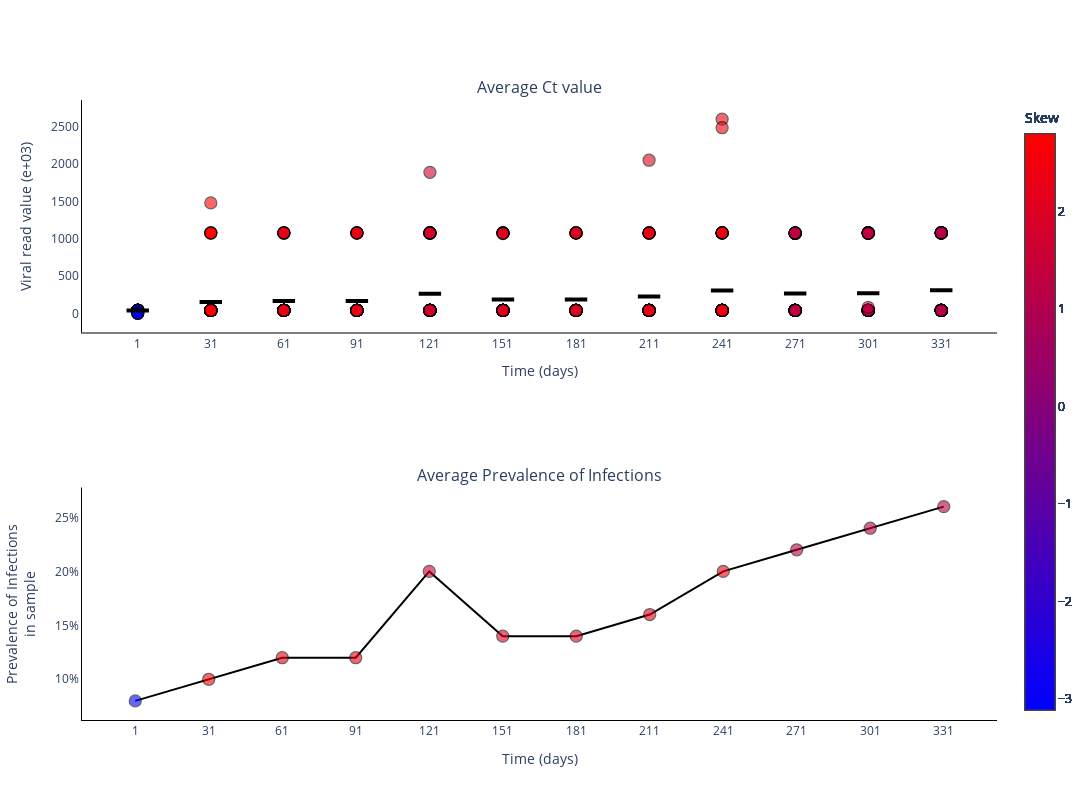

Notebook code cell kept with this figure:
### Markdown cell above
### Plot Ct values for different experiments

### Code cell
fig = go.Figure()
fig = make_subplots(rows=2, cols=1, subplot_titles=('Average Ct value', 'Average Prevalence of Infections'))

skews = skew(vr_values[0, :, :], axis=1)
print(skews)

for _ in range(sample_size):
    fig.add_trace(
        go.Scatter(
            y=vr_values[0, :, _].tolist(),
            x=sample_points,
            mode='markers',
            name='Average Ct value',
            marker_line=dict(width=1.25, color='black'),
            marker_color=skews,
            marker_colorscale='BlueRed',
            marker_colorbar_title=dict(
                text='Skew',
                side='top'),
            marker_size=12,
            marker_opacity=0.6,
            marker_showscale=True,
            showlegend=False,
        ),
        row=1,
        col=1
    )

fig.add_trace(
    go.Scatter(
        y=np.mean(vr_values[0, :, :], axis=1).tolist(),
        x=sample_points,
        mode='markers',
        name='Median Ct value',
        marker_color='black',
        marker_line=dict(width=4, color='black'),
        marker_symbol='line-ew',
        marker_size=16,
        showlegend=False,
    ),
    row=1,
    col=1
)

fig.add_trace(
    go.Scatter(
        y=(infec[0, :]/sample_size).tolist(),
        x=sample_points,
        mode='lines+markers',
        connectgaps=True,
        name='Average Prevalence of Infections',
        marker_line=dict(width=1.25, color='black'),
        marker_color=skews,
        marker_colorscale='BlueRed',
        marker_colorbar_title=dict(
            text='Skew',
            side='top'),
        marker_opacity=0.6,
        marker_size=12,
        marker_showscale=True,
        line_color='black',
        showlegend=False,
    ),
    row=2,
    col=1
)

# Add axis labels
fig.update_layout(
    width=1100, 
    height=800,
    plot_bgcolor='white',
    xaxis=dict(
        linecolor='black',
        tickvals=sample_points.tolist(),
        title = 'Time (days)'
        ),
    yaxis=dict(
        linecolor='black',
        title = 'Viral read value (e+03)'),
    xaxis2=dict(
        linecolor='black',
        tickvals=sample_points.tolist(),
        title = 'Time (days)'
        ),
    yaxis2=dict(
        linecolor='black',
        tickformat = '.0%',
        title = 'Prevalence of Infections<br>in sample')
    #legend=dict(
    #    orientation="h",
    #    yanchor="bottom",
    #    y=1.02,
    #    xanchor="right",
    #    x=1
    #)
    )

fig.write_image('images/Viral_read_values-HPV.pdf')
fig.show()

### Figure 1 — Plotly figure (JSON) as saved in the notebook; plotly's stock layout.template omitted (floating-point values rounded to 4 significant figures)
{"data": [{"marker": {"color": [-3.114, 2.794, 2.339, 2.339, 1.781, 2.075, 2.075, 2.319, 2.427, 1.352, 1.351, 1.094], "colorbar": {"title": {"side": "top", "text": "Skew"}}, "colorscale": [[0, "rgb(0,0,255)"], [1, "rgb(255,0,0)"]], "line": {"color": "black", "width": 1.25}, "opacity": 0.6, "showscale": true, "size": 12}, "mode": "markers", "name": "Average Ct value", "showlegend": false, "type": "scatter", "x": [1, 31, 61, 91, 121, 151, 181, 211, 241, 271, 301, 331], "xaxis": "x", "y": [40, 40, 40, 40, 40, 40, 40, 40, 40, 40, 40, 40], "yaxis": "y"}, {"marker": {"color": [-3.114, 2.794, 2.339, 2.339, 1.781, 2.075, 2.075, 2.319, 2.427, 1.352, 1.351, 1.094], "colorbar": {"title": {"side": "top", "text": "Skew"}}, "colorscale": [[0, "rgb(0,0,255)"], [1, "rgb(255,0,0)"]], "line": {"color": "black", "width": 1.25}, "opacity": 0.6, "showscale": true, "size": 12}, "mode": "markers", "name": "Average Ct value", "showlegend": false, "type": "scatter", "x": [1, 31, 61, 91, 121, 151, 181, 211, 241, 271, 301, 331], "xaxis": "x", "y": [40, 40, 40, 40, 40, 40, 40, 40, 40, 40, 40, 40], "yaxis": "y"}, {"marker": {"color": [-3.114, 2.794, 2.339, 2.339, 1.781, 2.075, 2.075, 2.319, 2.427, 1.352, 1.351, 1.094], "colorbar": {"title": {"side": "top", "text": "Skew"}}, "colorscale": [[0, "rgb(0,0,255)"], [1, "rgb(255,0,0)"]], "line": {"color": "black", "width": 1.25}, "opacity": 0.6, "showscale": true, "size": 12}, "mode": "markers", "name": "Average Ct value", "showlegend": false, "type": "scatter", "x": [1, 31, 61, 91, 121, 151, 181, 211, 241, 271, 301, 331], "xaxis": "x", "y": [40, 40, 40, 40, 40, 40, 40, 40, 40, 40, 40, 40], "yaxis": "y"}, {"marker": {"color": [-3.114, 2.794, 2.339, 2.339, 1.781, 2.075, 2.075, 2.319, 2.427, 1.352, 1.351, 1.094], "colorbar": {"title": {"side": "top", "text": "Skew"}}, "colorscale": [[0, "rgb(0,0,255)"], [1, "rgb(255,0,0)"]], "line": {"color": "black", "width": 1.25}, "opacity": 0.6, "showscale": true, "size": 12}, "mode": "markers", "name": "Average Ct value", "showlegend": false, "type": "scatter", "x": [1, 31, 61, 91, 121, 151, 181, 211, 241, 271, 301, 331], "xaxis": "x", "y": [40, 40, 40, 40, 40, 40, 40, 40, 40, 40, 40, 40], "yaxis": "y"}, {"marker": {"color": [-3.114, 2.794, 2.339, 2.339, 1.781, 2.075, 2.075, 2.319, 2.427, 1.352, 1.351, 1.094], "colorbar": {"title": {"side": "top", "text": "Skew"}}, "colorscale": [[0, "rgb(0,0,255)"], [1, "rgb(255,0,0)"]], "line": {"color": "black", "width": 1.25}, "opacity": 0.6, "showscale": true, "size": 12}, "mode": "markers", "name": "Average Ct value", "showlegend": false, "type": "scatter", "x": [1, 31, 61, 91, 121, 151, 181, 211, 241, 271, 301, 331], "xaxis": "x", "y": [40, 40, 40, 40, 40, 40, 40, 40, 40, 40, 40, 40], "yaxis": "y"}, {"marker": {"color": [-3.114, 2.794, 2.339, 2.339, 1.781, 2.075, 2.075, 2.319, 2.427, 1.352, 1.351, 1.094], "colorbar": {"title": {"side": "top", "text": "Skew"}}, "colorscale": [[0, "rgb(0,0,255)"], [1, "rgb(255,0,0)"]], "line": {"color": "black", "width": 1.25}, "opacity": 0.6, "showscale": true, "size": 12}, "mode": "markers", "name": "Average Ct value", "showlegend": false, "type": "scatter", "x": [1, 31, 61, 91, 121, 151, 181, 211, 241, 271, 301, 331], "xaxis": "x", "y": [40, 40, 40, 40, 40, 40, 40, 40, 40, 40, 40, 40], "yaxis": "y"}, {"marker": {"color": [-3.114, 2.794, 2.339, 2.339, 1.781, 2.075, 2.075, 2.319, 2.427, 1.352, 1.351, 1.094], "colorbar": {"title": {"side": "top", "text": "Skew"}}, "colorscale": [[0, "rgb(0,0,255)"], [1, "rgb(255,0,0)"]], "line": {"color": "black", "width": 1.25}, "opacity": 0.6, "showscale": true, "size": 12}, "mode": "markers", "name": "Average Ct value", "showlegend": false, "type": "scatter", "x": [1, 31, 61, 91, 121, 151, 181, 211, 241, 271, 301, 331], "xaxis": "x", "y": [40, 40, 40, 40, 40, 40, 40, 40, 40, 40, 40, 40], "yaxis": "y"}, {"marker": {"color": [-3.114, 2.794, 2.339, 2.339, 1.781, 2.075, 2.075, 2.319, 2.427, 1.352, 1.351, 1.094], "colorbar": {"title": {"side": "top", "text": "Skew"}}, "colorscale": [[0, "rgb(0,0,255)"], [1, "rgb(255,0,0)"]], "line": {"color": "black", "width": 1.25}, "opacity": 0.6, "showscale": true, "size": 12}, "mode": "markers", "name": "Average Ct value", "showlegend": false, "type": "scatter", "x": [1, 31, 61, 91, 121, 151, 181, 211, 241, 271, 301, 331], "xaxis": "x", "y": [40, 40, 40, 40, 40, 40, 40, 40, 40, 40, 40, 40], "yaxis": "y"}, {"marker": {"color": [-3.114, 2.794, 2.339, 2.339, 1.781, 2.075, 2.075, 2.319, 2.427, 1.352, 1.351, 1.094], "colorbar": {"title": {"side": "top", "text": "Skew"}}, "colorscale": [[0, "rgb(0,0,255)"], [1, "rgb(255,0,0)"]], "line": {"color": "black", "width": 1.25}, "opacity": 0.6, "showscale": true, "size": 12}, "mode": "markers", "name": "Average Ct value", "showlegend": false, "type": "scatter", "x": [1, 31, 61, 91, 121, 151, 181, 211, 241, 271, 301, 331], "xaxis": "x", "y": [40, 40, 40, 40, 40, 40, 40, 40, 40, 40, 40, 40], "yaxis": "y"}, {"marker": {"color": [-3.114, 2.794, 2.339, 2.339, 1.781, 2.075, 2.075, 2.319, 2.427, 1.352, 1.351, 1.094], "colorbar": {"title": {"side": "top", "text": "Skew"}}, "colorscale": [[0, "rgb(0,0,255)"], [1, "rgb(255,0,0)"]], "line": {"color": "black", "width": 1.25}, "opacity": 0.6, "showscale": true, "size": 12}, "mode": "markers", "name": "Average Ct value", "showlegend": false, "type": "scatter", "x": [1, 31, 61, 91, 121, 151, 181, 211, 241, 271, 301, 331], "xaxis": "x", "y": [40, 40, 40, 40, 40, 40, 40, 40, 40, 40, 40, 40], "yaxis": "y"}, {"marker": {"color": [-3.114, 2.794, 2.339, 2.339, 1.781, 2.075, 2.075, 2.319, 2.427, 1.352, 1.351, 1.094], "colorbar": {"title": {"side": "top", "text": "Skew"}}, "colorscale": [[0, "rgb(0,0,255)"], [1, "rgb(255,0,0)"]], "line": {"color": "black", "width": 1.25}, "opacity": 0.6, "showscale": true, "size": 12}, "mode": "markers", "name": "Average Ct value", "showlegend": false, "type": "scatter", "x": [1, 31, 61, 91, 121, 151, 181, 211, 241, 271, 301, 331], "xaxis": "x", "y": [40, 40, 40, 40, 40, 40, 40, 40, 40, 40, 40, 40], "yaxis": "y"}, {"marker": {"color": [-3.114, 2.794, 2.339, 2.339, 1.781, 2.075, 2.075, 2.319, 2.427, 1.352, 1.351, 1.094], "colorbar": {"title": {"side": "top", "text": "Skew"}}, "colorscale": [[0, "rgb(0,0,255)"], [1, "rgb(255,0,0)"]], "line": {"color": "black", "width": 1.25}, "opacity": 0.6, "showscale": true, "size": 12}, "mode": "markers", "name": "Average Ct value", "showlegend": false, "type": "scatter", "x": [1, 31, 61, 91, 121, 151, 181, 211, 241, 271, 301, 331], "xaxis": "x", "y": [40, 40, 40, 40, 40, 40, 40, 40, 40, 40, 40, 40], "yaxis": "y"}, {"marker": {"color": [-3.114, 2.794, 2.339, 2.339, 1.781, 2.075, 2.075, 2.319, 2.427, 1.352, 1.351, 1.094], "colorbar": {"title": {"side": "top", "text": "Skew"}}, "colorscale": [[0, "rgb(0,0,255)"], [1, "rgb(255,0,0)"]], "line": {"color": "black", "width": 1.25}, "opacity": 0.6, "showscale": true, "size": 12}, "mode": "markers", "name": "Average Ct value", "showlegend": false, "type": "scatter", "x": [1, 31, 61, 91, 121, 151, 181, 211, 241, 271, 301, 331], "xaxis": "x", "y": [40, 40, 40, 40, 40, 40, 40, 40, 40, 40, 40, 40], "yaxis": "y"}, {"marker": {"color": [-3.114, 2.794, 2.339, 2.339, 1.781, 2.075, 2.075, 2.319, 2.427, 1.352, 1.351, 1.094], "colorbar": {"title": {"side": "top", "text": "Skew"}}, "colorscale": [[0, "rgb(0,0,255)"], [1, "rgb(255,0,0)"]], "line": {"color": "black", "width": 1.25}, "opacity": 0.6, "showscale": true, "size": 12}, "mode": "markers", "name": "Average Ct value", "showlegend": false, "type": "scatter", "x": [1, 31, 61, 91, 121, 151, 181, 211, 241, 271, 301, 331], "xaxis": "x", "y": [40, 40, 40, 40, 40, 40, 40, 40, 40, 40, 40, 40], "yaxis": "y"}, {"marker": {"color": [-3.114, 2.794, 2.339, 2.339, 1.781, 2.075, 2.075, 2.319, 2.427, 1.352, 1.351, 1.094], "colorbar": {"title": {"side": "top", "text": "Skew"}}, "colorscale": [[0, "rgb(0,0,255)"], [1, "rgb(255,0,0)"]], "line": {"color": "black", "width": 1.25}, "opacity": 0.6, "showscale": true, "size": 12}, "mode": "markers", "name": "Average Ct value", "showlegend": false, "type": "scatter", "x": [1, 31, 61, 91, 121, 151, 181, 211, 241, 271, 301, 331], "xaxis": "x", "y": [40, 40, 40, 40, 40, 40, 40, 40, 40, 40, 40, 40], "yaxis": "y"}, {"marker": {"color": [-3.114, 2.794, 2.339, 2.339, 1.781, 2.075, 2.075, 2.319, 2.427, 1.352, 1.351, 1.094], "colorbar": {"title": {"side": "top", "text": "Skew"}}, "colorscale": [[0, "rgb(0,0,255)"], [1, "rgb(255,0,0)"]], "line": {"color": "black", "width": 1.25}, "opacity": 0.6, "showscale": true, "size": 12}, "mode": "markers", "name": "Average Ct value", "showlegend": false, "type": "scatter", "x": [1, 31, 61, 91, 121, 151, 181, 211, 241, 271, 301, 331], "xaxis": "x", "y": [40, 40, 40, 40, 40, 40, 40, 40, 40, 40, 40, 40], "yaxis": "y"}, {"marker": {"color": [-3.114, 2.794, 2.339, 2.339, 1.781, 2.075, 2.075, 2.319, 2.427, 1.352, 1.351, 1.094], "colorbar": {"title": {"side": "top", "text": "Skew"}}, "colorscale": [[0, "rgb(0,0,255)"], [1, "rgb(255,0,0)"]], "line": {"color": "black", "width": 1.25}, "opacity": 0.6, "showscale": true, "size": 12}, "mode": "markers", "name": "Average Ct value", "showlegend": false, "type": "scatter", "x": [1, 31, 61, 91, 121, 151, 181, 211, 241, 271, 301, 331], "xaxis": "x", "y": [40, 40, 40, 40, 40, 40, 40, 40, 40, 40, 40, 40], "yaxis": "y"}, {"marker": {"color": [-3.114, 2.794, 2.339, 2.339, 1.781, 2.075, 2.075, 2.319, 2.427, 1.352, 1.351, 1.094], "colorbar": {"title": {"side": "top", "text": "Skew"}}, "colorscale": [[0, "rgb(0,0,255)"], [1, "rgb(255,0,0)"]], "line": {"color": "black", "width": 1.25}, "opacity": 0.6, "showscale": true, "size": 12}, "mode": "markers", "name": "Average Ct value", "showlegend": false, "type": "scatter", "x": [1, 31, 61, 91, 121, 151, 181, 211, 241, 271, 301, 331], "xaxis": "x", "y": [40, 40, 40, 40, 40, 40, 40, 40, 40, 40, 40, 40], "yaxis": "y"}, {"marker": {"color": [-3.114, 2.794, 2.339, 2.339, 1.781, 2.075, 2.075, 2.319, 2.427, 1.352, 1.351, 1.094], "colorbar": {"title": {"side": "top", "text": "Skew"}}, "colorscale": [[0, "rgb(0,0,255)"], [1, "rgb(255,0,0)"]], "line": {"color": "black", "width": 1.25}, "opacity": 0.6, "showscale": true, "size": 12}, "mode": "markers", "name": "Average Ct value", "showlegend": false, "type": "scatter", "x": [1, 31, 61, 91, 121, 151, 181, 211, 241, 271, 301, 331], "xaxis": "x", "y": [40, 40, 40, 40, 40, 40, 40, 40, 40, 40, 40, 40], "yaxis": "y"}, {"marker": {"color": [-3.114, 2.794, 2.339, 2.339, 1.781, 2.075, 2.075, 2.319, 2.427, 1.352, 1.351, 1.094], "colorbar": {"title": {"side": "top", "text": "Skew"}}, "colorscale": [[0, "rgb(0,0,255)"], [1, "rgb(255,0,0)"]], "line": {"color": "black", "width": 1.25}, "opacity": 0.6, "showscale": true, "size": 12}, "mode": "markers", "name": "Average Ct value", "showlegend": false, "type": "scatter", "x": [1, 31, 61, 91, 121, 151, 181, 211, 241, 271, 301, 331], "xaxis": "x", "y": [40, 40, 40, 40, 40, 40, 40, 40, 40, 40, 40, 40], "yaxis": "y"}, {"marker": {"color": [-3.114, 2.794, 2.339, 2.339, 1.781, 2.075, 2.075, 2.319, 2.427, 1.352, 1.351, 1.094], "colorbar": {"title": {"side": "top", "text": "Skew"}}, "colorscale": [[0, "rgb(0,0,255)"], [1, "rgb(255,0,0)"]], "line": {"color": "black", "width": 1.25}, "opacity": 0.6, "showscale": true, "size": 12}, "mode": "markers", "name": "Average Ct value", "showlegend": false, "type": "scatter", "x": [1, 31, 61, 91, 121, 151, 181, 211, 241, 271, 301, 331], "xaxis": "x", "y": [40, 40, 40, 40, 40, 40, 40, 40, 40, 40, 40, 40], "yaxis": "y"}, {"marker": {"color": [-3.114, 2.794, 2.339, 2.339, 1.781, 2.075, 2.075, 2.319, 2.427, 1.352, 1.351, 1.094], "colorbar": {"title": {"side": "top", "text": "Skew"}}, "colorscale": [[0, "rgb(0,0,255)"], [1, "rgb(255,0,0)"]], "line": {"color": "black", "width": 1.25}, "opacity": 0.6, "showscale": true, "size": 12}, "mode": "markers", "name": "Average Ct value", "showlegend": false, "type": "scatter", "x": [1, 31, 61, 91, 121, 151, 181, 211, 241, 271, 301, 331], "xaxis": "x", "y": [40, 40, 40, 40, 40, 40, 40, 40, 40, 40, 40, 40], "yaxis": "y"}, {"marker": {"color": [-3.114, 2.794, 2.339, 2.339, 1.781, 2.075, 2.075, 2.319, 2.427, 1.352, 1.351, 1.094], "colorbar": {"title": {"side": "top", "text": "Skew"}}, "colorscale": [[0, "rgb(0,0,255)"], [1, "rgb(255,0,0)"]], "line": {"color": "black", "width": 1.25}, "opacity": 0.6, "showscale": true, "size": 12}, "mode": "markers", "name": "Average Ct value", "showlegend": false, "type": "scatter", "x": [1, 31, 61, 91, 121, 151, 181, 211, 241, 271, 301, 331], "xaxis": "x", "y": [40, 40, 40, 40, 40, 40, 40, 40, 40, 40, 40, 40], "yaxis": "y"}, {"marker": {"color": [-3.114, 2.794, 2.339, 2.339, 1.781, 2.075, 2.075, 2.319, 2.427, 1.352, 1.351, 1.094], "colorbar": {"title": {"side": "top", "text": "Skew"}}, "colorscale": [[0, "rgb(0,0,255)"], [1, "rgb(255,0,0)"]], "line": {"color": "black", "width": 1.25}, "opacity": 0.6, "showscale": true, "size": 12}, "mode": "markers", "name": "Average Ct value", "showlegend": false, "type": "scatter", "x": [1, 31, 61, 91, 121, 151, 181, 211, 241, 271, 301, 331], "xaxis": "x", "y": [40, 40, 40, 40, 40, 40, 40, 40, 40, 40, 40, 40], "yaxis": "y"}, {"marker": {"color": [-3.114, 2.794, 2.339, 2.339, 1.781, 2.075, 2.075, 2.319, 2.427, 1.352, 1.351, 1.094], "colorbar": {"title": {"side": "top", "text": "Skew"}}, "colorscale": [[0, "rgb(0,0,255)"], [1, "rgb(255,0,0)"]], "line": {"color": "black", "width": 1.25}, "opacity": 0.6, "showscale": true, "size": 12}, "mode": "markers", "name": "Average Ct value", "showlegend": false, "type": "scatter", "x": [1, 31, 61, 91, 121, 151, 181, 211, 241, 271, 301, 331], "xaxis": "x", "y": [40, 40, 40, 40, 40, 40, 40, 40, 40, 40, 40, 40], "yaxis": "y"}, {"marker": {"color": [-3.114, 2.794, 2.339, 2.339, 1.781, 2.075, 2.075, 2.319, 2.427, 1.352, 1.351, 1.094], "colorbar": {"title": {"side": "top", "text": "Skew"}}, "colorscale": [[0, "rgb(0,0,255)"], [1, "rgb(255,0,0)"]], "line": {"color": "black", "width": 1.25}, "opacity": 0.6, "showscale": true, "size": 12}, "mode": "markers", "name": "Average Ct value", "showlegend": false, "type": "scatter", "x": [1, 31, 61, 91, 121, 151, 181, 211, 241, 271, 301, 331], "xaxis": "x", "y": [40, 40, 40, 40, 40, 40, 40, 40, 40, 40, 40, 40], "yaxis": "y"}, {"marker": {"color": [-3.114, 2.794, 2.339, 2.339, 1.781, 2.075, 2.075, 2.319, 2.427, 1.352, 1.351, 1.094], "colorbar": {"title": {"side": "top", "text": "Skew"}}, "colorscale": [[0, "rgb(0,0,255)"], [1, "rgb(255,0,0)"]], "line": {"color": "black", "width": 1.25}, "opacity": 0.6, "showscale": true, "size": 12}, "mode": "markers", "name": "Average Ct value", "showlegend": false, "type": "scatter", "x": [1, 31, 61, 91, 121, 151, 181, 211, 241, 271, 301, 331], "xaxis": "x", "y": [40, 40, 40, 40, 40, 40, 40, 40, 40, 40, 40, 40], "yaxis": "y"}, {"marker": {"color": [-3.114, 2.794, 2.339, 2.339, 1.781, 2.075, 2.075, 2.319, 2.427, 1.352, 1.351, 1.094], "colorbar": {"title": {"side": "top", "text": "Skew"}}, "colorscale": [[0, "rgb(0,0,255)"], [1, "rgb(255,0,0)"]], "line": {"color": "black", "width": 1.25}, "opacity": 0.6, "showscale": true, "size": 12}, "mode": "markers", "name": "Average Ct value", "showlegend": false, "type": "scatter", "x": [1, 31, 61, 91, 121, 151, 181, 211, 241, 271, 301, 331], "xaxis": "x", "y": [40, 40, 40, 40, 40, 40, 40, 40, 40, 40, 40, 40], "yaxis": "y"}, {"marker": {"color": [-3.114, 2.794, 2.339, 2.339, 1.781, 2.075, 2.075, 2.319, 2.427, 1.352, 1.351, 1.094], "colorbar": {"title": {"side": "top", "text": "Skew"}}, "colorscale": [[0, "rgb(0,0,255)"], [1, "rgb(255,0,0)"]], "line": {"color": "black", "width": 1.25}, "opacity": 0.6, "showscale": true, "size": 12}, "mode": "markers", "name": "Average Ct value", "showlegend": false, "type": "scatter", "x": [1, 31, 61, 91, 121, 151, 181, 211, 241, 271, 301, 331], "xaxis": "x", "y": [40, 40, 40, 40, 40, 40, 40, 40, 40, 40, 40, 40], "yaxis": "y"}, {"marker": {"color": [-3.114, 2.794, 2.339, 2.339, 1.781, 2.075, 2.075, 2.319, 2.427, 1.352, 1.351, 1.094], "colorbar": {"title": {"side": "top", "text": "Skew"}}, "colorscale": [[0, "rgb(0,0,255)"], [1, "rgb(255,0,0)"]], "line": {"color": "black", "width": 1.25}, "opacity": 0.6, "showscale": true, "size": 12}, "mode": "markers", "name": "Average Ct value", "showlegend": false, "type": "scatter", "x": [1, 31, 61, 91, 121, 151, 181, 211, 241, 271, 301, 331], "xaxis": "x", "y": [40, 40, 40, 40, 40, 40, 40, 40, 40, 40, 40, 40], "yaxis": "y"}, {"marker": {"color": [-3.114, 2.794, 2.339, 2.339, 1.781, 2.075, 2.075, 2.319, 2.427, 1.352, 1.351, 1.094], "colorbar": {"title": {"side": "top", "text": "Skew"}}, "colorscale": [[0, "rgb(0,0,255)"], [1, "rgb(255,0,0)"]], "line": {"color": "black", "width": 1.25}, "opacity": 0.6, "showscale": true, "size": 12}, "mode": "markers", "name": "Average Ct value", "showlegend": false, "type": "scatter", "x": [1, 31, 61, 91, 121, 151, 181, 211, 241, 271, 301, 331], "xaxis": "x", "y": [40, 40, 40, 40, 40, 40, 40, 40, 40, 40, 40, 40], "yaxis": "y"}, {"marker": {"color": [-3.114, 2.794, 2.339, 2.339, 1.781, 2.075, 2.075, 2.319, 2.427, 1.352, 1.351, 1.094], "colorbar": {"title": {"side": "top", "text": "Skew"}}, "colorscale": [[0, "rgb(0,0,255)"], [1, "rgb(255,0,0)"]], "line": {"color": "black", "width": 1.25}, "opacity": 0.6, "showscale": true, "size": 12}, "mode": "markers", "name": "Average Ct value", "showlegend": false, "type": "scatter", "x": [1, 31, 61, 91, 121, 151, 181, 211, 241, 271, 301, 331], "xaxis": "x", "y": [40, 40, 40, 40, 40, 40, 40, 40, 40, 40, 40, 40], "yaxis": "y"}, {"marker": {"color": [-3.114, 2.794, 2.339, 2.339, 1.781, 2.075, 2.075, 2.319, 2.427, 1.352, 1.351, 1.094], "colorbar": {"title": {"side": "top", "text": "Skew"}}, "colorscale": [[0, "rgb(0,0,255)"], [1, "rgb(255,0,0)"]], "line": {"color": "black", "width": 1.25}, "opacity": 0.6, "showscale": true, "size": 12}, "mode": "markers", "name": "Average Ct value", "showlegend": false, "type": "scatter", "x": [1, 31, 61, 91, 121, 151, 181, 211, 241, 271, 301, 331], "xaxis": "x", "y": [40, 40, 40, 40, 40, 40, 40, 40, 40, 40, 40, 40], "yaxis": "y"}, {"marker": {"color": [-3.114, 2.794, 2.339, 2.339, 1.781, 2.075, 2.075, 2.319, 2.427, 1.352, 1.351, 1.094], "colorbar": {"title": {"side": "top", "text": "Skew"}}, "colorscale": [[0, "rgb(0,0,255)"], [1, "rgb(255,0,0)"]], "line": {"color": "black", "width": 1.25}, "opacity": 0.6, "showscale": true, "size": 12}, "mode": "markers", "name": "Average Ct value", "showlegend": false, "type": "scatter", "x": [1, 31, 61, 91, 121, 151, 181, 211, 241, 271, 301, 331], "xaxis": "x", "y": [40, 40, 40, 40, 40, 40, 40, 40, 40, 40, 40, 40], "yaxis": "y"}, {"marker": {"color": [-3.114, 2.794, 2.339, 2.339, 1.781, 2.075, 2.075, 2.319, 2.427, 1.352, 1.351, 1.094], "colorbar": {"title": {"side": "top", "text": "Skew"}}, "colorscale": [[0, "rgb(0,0,255)"], [1, "rgb(255,0,0)"]], "line": {"color": "black", "width": 1.25}, "opacity": 0.6, "showscale": true, "size": 12}, "mode": "markers", "name": "Average Ct value", "showlegend": false, "type": "scatter", "x": [1, 31, 61, 91, 121, 151, 181, 211, 241, 271, 301, 331], "xaxis": "x", "y": [40, 40, 40, 40, 40, 40, 40, 40, 40, 40, 40, 40], "yaxis": "y"}, {"marker": {"color": [-3.114, 2.794, 2.339, 2.339, 1.781, 2.075, 2.075, 2.319, 2.427, 1.352, 1.351, 1.094], "colorbar": {"title": {"side": "top", "text": "Skew"}}, "colorscale": [[0, "rgb(0,0,255)"], [1, "rgb(255,0,0)"]], "line": {"color": "black", "width": 1.25}, "opacity": 0.6, "showscale": true, "size": 12}, "mode": "markers", "name": "Average Ct value", "showlegend": false, "type": "scatter", "x": [1, 31, 61, 91, 121, 151, 181, 211, 241, 271, 301, 331], "xaxis": "x", "y": [40, 40, 40, 40, 40, 40, 40, 40, 40, 40, 40, 40], "yaxis": "y"}, {"marker": {"color": [-3.114, 2.794, 2.339, 2.339, 1.781, 2.075, 2.075, 2.319, 2.427, 1.352, 1.351, 1.094], "colorbar": {"title": {"side": "top", "text": "Skew"}}, "colorscale": [[0, "rgb(0,0,255)"], [1, "rgb(255,0,0)"]], "line": {"color": "black", "width": 1.25}, "opacity": 0.6, "showscale": true, "size": 12}, "mode": "markers", "name": "Average Ct value", "showlegend": false, "type": "scatter", "x": [1, 31, 61, 91, 121, 151, 181, 211, 241, 271, 301, 331], "xaxis": "x", "y": [40, 40, 40, 40, 40, 40, 40, 40, 40, 40, 40, 40], "yaxis": "y"}, {"marker": {"color": [-3.114, 2.794, 2.339, 2.339, 1.781, 2.075, 2.075, 2.319, 2.427, 1.352, 1.351, 1.094], "colorbar": {"title": {"side": "top", "text": "Skew"}}, "colorscale": [[0, "rgb(0,0,255)"], [1, "rgb(255,0,0)"]], "line": {"color": "black", "width": 1.25}, "opacity": 0.6, "showscale": true, "size": 12}, "mode": "markers", "name": "Average Ct value", "showlegend": false, "type": "scatter", "x": [1, 31, 61, 91, 121, 151, 181, 211, 241, 271, 301, 331], "xaxis": "x", "y": [40, 40, 40, 40, 40, 40, 40, 40, 40, 40, 40, 1074.0], "yaxis": "y"}, {"marker": {"color": [-3.114, 2.794, 2.339, 2.339, 1.781, 2.075, 2.075, 2.319, 2.427, 1.352, 1.351, 1.094], "colorbar": {"title": {"side": "top", "text": "Skew"}}, "colorscale": [[0, "rgb(0,0,255)"], [1, "rgb(255,0,0)"]], "line": {"color": "black", "width": 1.25}, "opacity": 0.6, "showscale": true, "size": 12}, "mode": "markers", "name": "Average Ct value", "showlegend": false, "type": "scatter", "x": [1, 31, 61, 91, 121, 151, 181, 211, 241, 271, 301, 331], "xaxis": "x", "y": [40, 40, 40, 40, 40, 40, 40, 40, 40, 40, 1072.0, 1076.0], "yaxis": "y"}, {"marker": {"color": [-3.114, 2.794, 2.339, 2.339, 1.781, 2.075, 2.075, 2.319, 2.427, 1.352, 1.351, 1.094], "colorbar": {"title": {"side": "top", "text": "Skew"}}, "colorscale": [[0, "rgb(0,0,255)"], [1, "rgb(255,0,0)"]], "line": {"color": "black", "width": 1.25}, "opacity": 0.6, "showscale": true, "size": 12}, "mode": "markers", "name": "Average Ct value", "showlegend": false, "type": "scatter", "x": [1, 31, 61, 91, 121, 151, 181, 211, 241, 271, 301, 331], "xaxis": "x", "y": [40, 40, 40, 40, 40, 40, 40, 40, 40, 1074.0, 1078.0, 1079.0], "yaxis": "y"}, {"marker": {"color": [-3.114, 2.794, 2.339, 2.339, 1.781, 2.075, 2.075, 2.319, 2.427, 1.352, 1.351, 1.094], "colorbar": {"title": {"side": "top", "text": "Skew"}}, "colorscale": [[0, "rgb(0,0,255)"], [1, "rgb(255,0,0)"]], "line": {"color": "black", "width": 1.25}, "opacity": 0.6, "showscale": true, "size": 12}, "mode": "markers", "name": "Average Ct value", "showlegend": false, "type": "scatter", "x": [1, 31, 61, 91, 121, 151, 181, 211, 241, 271, 301, 331], "xaxis": "x", "y": [40, 40, 40, 40, 1072.0, 40, 40, 40, 2601.0, 1072.0, 80.29, 1079.0], "yaxis": "y"}, {"marker": {"color": [-3.114, 2.794, 2.339, 2.339, 1.781, 2.075, 2.075, 2.319, 2.427, 1.352, 1.351, 1.094], "colorbar": {"title": {"side": "top", "text": "Skew"}}, "colorscale": [[0, "rgb(0,0,255)"], [1, "rgb(255,0,0)"]], "line": {"color": "black", "width": 1.25}, "opacity": 0.6, "showscale": true, "size": 12}, "mode": "markers", "name": "Average Ct value", "showlegend": false, "type": "scatter", "x": [1, 31, 61, 91, 121, 151, 181, 211, 241, 271, 301, 331], "xaxis": "x", "y": [40, 40, 40, 40, 1079.0, 40, 40, 40, 1077.0, 1070.0, 1075.0, 1078.0], "yaxis": "y"}, {"marker": {"color": [-3.114, 2.794, 2.339, 2.339, 1.781, 2.075, 2.075, 2.319, 2.427, 1.352, 1.351, 1.094], "colorbar": {"title": {"side": "top", "text": "Skew"}}, "colorscale": [[0, "rgb(0,0,255)"], [1, "rgb(255,0,0)"]], "line": {"color": "black", "width": 1.25}, "opacity": 0.6, "showscale": true, "size": 12}, "mode": "markers", "name": "Average Ct value", "showlegend": false, "type": "scatter", "x": [1, 31, 61, 91, 121, 151, 181, 211, 241, 271, 301, 331], "xaxis": "x", "y": [40, 40, 40, 40, 1078.0, 40, 40, 1078.0, 1078.0, 1077.0, 1076.0, 1079.0], "yaxis": "y"}, {"marker": {"color": [-3.114, 2.794, 2.339, 2.339, 1.781, 2.075, 2.075, 2.319, 2.427, 1.352, 1.351, 1.094], "colorbar": {"title": {"side": "top", "text": "Skew"}}, "colorscale": [[0, "rgb(0,0,255)"], [1, "rgb(255,0,0)"]], "line": {"color": "black", "width": 1.25}, "opacity": 0.6, "showscale": true, "size": 12}, "mode": "markers", "name": "Average Ct value", "showlegend": false, "type": "scatter", "x": [1, 31, 61, 91, 121, 151, 181, 211, 241, 271, 301, 331], "xaxis": "x", "y": [40, 40, 40, 40, 1080.0, 1077.0, 1078.0, 1076.0, 1077.0, 1078.0, 1080.0, 1077.0], "yaxis": "y"}, {"marker": {"color": [-3.114, 2.794, 2.339, 2.339, 1.781, 2.075, 2.075, 2.319, 2.427, 1.352, 1.351, 1.094], "colorbar": {"title": {"side": "top", "text": "Skew"}}, "colorscale": [[0, "rgb(0,0,255)"], [1, "rgb(255,0,0)"]], "line": {"color": "black", "width": 1.25}, "opacity": 0.6, "showscale": true, "size": 12}, "mode": "markers", "name": "Average Ct value", "showlegend": false, "type": "scatter", "x": [1, 31, 61, 91, 121, 151, 181, 211, 241, 271, 301, 331], "xaxis": "x", "y": [40, 40, 1078.0, 1081.0, 1078.0, 1079.0, 1079.0, 1077.0, 2486.0, 1075.0, 1080.0, 1079.0], "yaxis": "y"}, {"marker": {"color": [-3.114, 2.794, 2.339, 2.339, 1.781, 2.075, 2.075, 2.319, 2.427, 1.352, 1.351, 1.094], "colorbar": {"title": {"side": "top", "text": "Skew"}}, "colorscale": [[0, "rgb(0,0,255)"], [1, "rgb(255,0,0)"]], "line": {"color": "black", "width": 1.25}, "opacity": 0.6, "showscale": true, "size": 12}, "mode": "markers", "name": "Average Ct value", "showlegend": false, "type": "scatter", "x": [1, 31, 61, 91, 121, 151, 181, 211, 241, 271, 301, 331], "xaxis": "x", "y": [40, 1479.0, 1077.0, 1079.0, 1075.0, 1079.0, 1077.0, 1077.0, 1075.0, 1076.0, 1079.0, 1080.0], "yaxis": "y"}, {"marker": {"color": [-3.114, 2.794, 2.339, 2.339, 1.781, 2.075, 2.075, 2.319, 2.427, 1.352, 1.351, 1.094], "colorbar": {"title": {"side": "top", "text": "Skew"}}, "colorscale": [[0, "rgb(0,0,255)"], [1, "rgb(255,0,0)"]], "line": {"color": "black", "width": 1.25}, "opacity": 0.6, "showscale": true, "size": 12}, "mode": "markers", "name": "Average Ct value", "showlegend": false, "type": "scatter", "x": [1, 31, 61, 91, 121, 151, 181, 211, 241, 271, 301, 331], "xaxis": "x", "y": [0, 1075.0, 1076.0, 1075.0, 1889.0, 1074.0, 1078.0, 1078.0, 1077.0, 1071.0, 1079.0, 1080.0], "yaxis": "y"}, {"marker": {"color": [-3.114, 2.794, 2.339, 2.339, 1.781, 2.075, 2.075, 2.319, 2.427, 1.352, 1.351, 1.094], "colorbar": {"title": {"side": "top", "text": "Skew"}}, "colorscale": [[0, "rgb(0,0,255)"], [1, "rgb(255,0,0)"]], "line": {"color": "black", "width": 1.25}, "opacity": 0.6, "showscale": true, "size": 12}, "mode": "markers", "name": "Average Ct value", "showlegend": false, "type": "scatter", "x": [1, 31, 61, 91, 121, 151, 181, 211, 241, 271, 301, 331], "xaxis": "x", "y": [5.064, 1078.0, 1078.0, 1074.0, 1077.0, 1079.0, 1075.0, 1072.0, 1077.0, 1075.0, 1073.0, 1074.0], "yaxis": "y"}, {"marker": {"color": [-3.114, 2.794, 2.339, 2.339, 1.781, 2.075, 2.075, 2.319, 2.427, 1.352, 1.351, 1.094], "colorbar": {"title": {"side": "top", "text": "Skew"}}, "colorscale": [[0, "rgb(0,0,255)"], [1, "rgb(255,0,0)"]], "line": {"color": "black", "width": 1.25}, "opacity": 0.6, "showscale": true, "size": 12}, "mode": "markers", "name": "Average Ct value", "showlegend": false, "type": "scatter", "x": [1, 31, 61, 91, 121, 151, 181, 211, 241, 271, 301, 331], "xaxis": "x", "y": [0, 1080.0, 1076.0, 1078.0, 1078.0, 1080.0, 1077.0, 2051.0, 1078.0, 1076.0, 1079.0, 1077.0], "yaxis": "y"}, {"marker": {"color": [-3.114, 2.794, 2.339, 2.339, 1.781, 2.075, 2.075, 2.319, 2.427, 1.352, 1.351, 1.094], "colorbar": {"title": {"side": "top", "text": "Skew"}}, "colorscale": [[0, "rgb(0,0,255)"], [1, "rgb(255,0,0)"]], "line": {"color": "black", "width": 1.25}, "opacity": 0.6, "showscale": true, "size": 12}, "mode": "markers", "name": "Average Ct value", "showlegend": false, "type": "scatter", "x": [1, 31, 61, 91, 121, 151, 181, 211, 241, 271, 301, 331], "xaxis": "x", "y": [2.374, 1074.0, 1079.0, 1077.0, 1077.0, 1068.0, 1078.0, 1078.0, 1080.0, 1078.0, 1072.0, 1080.0], "yaxis": "y"}, {"marker": {"color": "black", "line": {"color": "black", "width": 4}, "size": 16, "symbol": "line-ew"}, "mode": "markers", "name": "Median Ct value", "showlegend": false, "type": "scatter", "x": [1, 31, 61, 91, 121, 151, 181, 211, 241, 271, 301, 331], "xaxis": "x", "y": [36.95, 151.7, 164.5, 164.5, 263.7, 185.1, 185.2, 225.3, 306.1, 267.7, 268.8, 309.8], "yaxis": "y"}, {"connectgaps": true, "line": {"color": "black"}, "marker": {"color": [-3.114, 2.794, 2.339, 2.339, 1.781, 2.075, 2.075, 2.319, 2.427, 1.352, 1.351, 1.094], "colorbar": {"title": {"side": "top", "text": "Skew"}}, "colorscale": [[0, "rgb(0,0,255)"], [1, "rgb(255,0,0)"]], "line": {"color": "black", "width": 1.25}, "opacity": 0.6, "showscale": true, "size": 12}, "mode": "lines+markers", "name": "Average Prevalence of Infections", "showlegend": false, "type": "scatter", "x": [1, 31, 61, 91, 121, 151, 181, 211, 241, 271, 301, 331], "xaxis": "x2", "y": [0.08, 0.1, 0.12, 0.12, 0.2, 0.14, 0.14, 0.16, 0.2, 0.22, 0.24, 0.26], "yaxis": "y2"}], "layout": {"annotations": [{"font": {"size": 16}, "showarrow": false, "text": "Average Ct value", "x": 0.5, "xanchor": "center", "xref": "paper", "y": 1, "yanchor": "bottom", "yref": "paper"}, {"font": {"size": 16}, "showarrow": false, "text": "Average Prevalence of Infections", "x": 0.5, "xanchor": "center", "xref": "paper", "y": 0.375, "yanchor": "bottom", "yref": "paper"}], "height": 800, "plot_bgcolor": "white", "width": 1100, "xaxis": {"anchor": "y", "domain": [0, 1], "linecolor": "black", "tickvals": [1, 31, 61, 91, 121, 151, 181, 211, 241, 271, 301, 331], "title": {"text": "Time (days)"}}, "xaxis2": {"anchor": "y2", "domain": [0, 1], "linecolor": "black", "tickvals": [1, 31, 61, 91, 121, 151, 181, 211, 241, 271, 301, 331], "title": {"text": "Time (days)"}}, "yaxis": {"anchor": "x", "domain": [0.625, 1], "linecolor": "black", "title": {"text": "Viral read value (e+03)"}}, "yaxis2": {"anchor": "x2", "domain": [0, 0.375], "linecolor": "black", "tickformat": ".0%", "title": {"text": "Prevalence of Infections<br>in sample"}}}}
